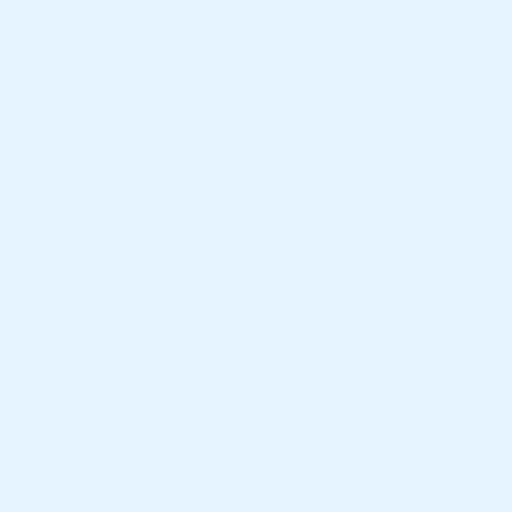
#> input picture fisheye_result.jpg, 512 x 512 px; its folder holds only this picture in this run
$ python prueba_fisheye_circular_interpolation.py
#> lines starting #> are read from the running program, lines starting #| are printed output that depends on the picture
import cv2
import numpy as np
import scipy.interpolate
import logging
from pathlib import Path
from tqdm import tqdm
import concurrent.futures

# Configure logging
logging.basicConfig(level=logging.INFO)
log = logging.getLogger(__name__)

### === HARDCODED CAMERA PARAMETERS === ###
# Intrinsic Camera Matrix (K)
CAM_INTR = np.array([
    [284.509100, 0.000000, 421.896335],
    [0.000000, 282.941856, 398.100316],
    [0.000000, 0.000000, 1.000000]
], dtype=np.float32)

# Distortion Coefficients (D) -> (k1, k2, p1, p2)
DIST_COEFF = np.array([-0.014216, 0.060412, -0.054711, 0.011151], dtype=np.float32)

# Output directory
OUTPUT_DIR = Path("./output")
OUTPUT_DIR.mkdir(parents=True, exist_ok=True)


def interpolate_to_circular(image: np.ndarray) -> np.ndarray:
    """
    Transform the original rectangular image into a circular format using interpolation.

    Args:
        image (numpy.ndarray): Input image.

    Returns:
        numpy.ndarray: Circularly interpolated image.
    """
    h, w = image.shape[:2]
#> h = 512; w = 512
    radius = min(h, w) // 2  # Use the smaller dimension to define the circular radius
#> radius = 256
    center = (w // 2, h // 2)
#> center = (256, 256)

    # Create a circular grid
    ys, xs = np.indices((h, w))
    xs = xs - center[0]
    ys = ys - center[1]
    r = np.sqrt(xs**2 + ys**2)
    theta = np.arctan2(ys, xs)  # Convert to polar coordinates

    # Normalize radius to fit within the circular boundary
    r = (r / np.max(r)) * radius

    # Convert polar coordinates back to cartesian
    x_new = center[0] + r * np.cos(theta)
    y_new = center[1] + r * np.sin(theta)

    # Interpolate values from the original image
    interpolators = [
        scipy.interpolate.RegularGridInterpolator((np.arange(h), np.arange(w)), image[:, :, channel], method="linear",
                                                 bounds_error=False, fill_value=0)
        for channel in range(image.shape[2])
    ]
#> interpolators = 3 items

    # Apply interpolation for each channel
    interpolated_img = np.dstack([interpolator((y_new, x_new)) for interpolator in interpolators])
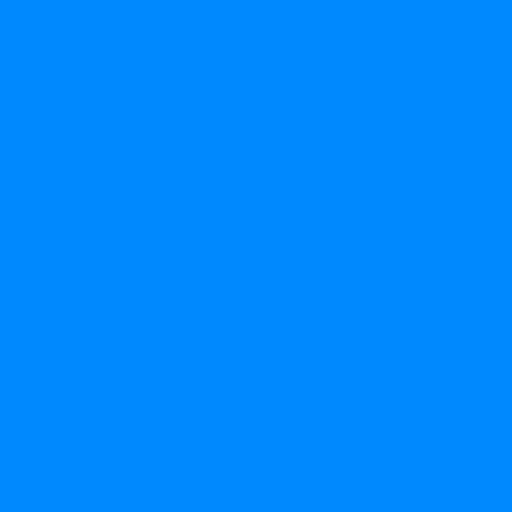
#> interpolated_img: shape (512, 512, 3) float64; mean of channels 0, 1, 2 255, 243, 229; drawn with min black and max white

    # Convert to valid image type
    interpolated_img = np.clip(np.round(interpolated_img), 0, 255).astype(np.uint8)

    return interpolated_img


def distort_image(img: np.ndarray) -> np.ndarray:
    """
    Apply fisheye distortion using hardcoded camera parameters.

    Args:
        img (numpy.ndarray): Input image in BGR format.

    Returns:
        numpy.ndarray: Distorted output image.
    """
    h, w = img.shape[:2]
#> h = 512; w = 512

    # Generate pixel coordinate grid
    xs = np.arange(w)
    ys = np.arange(h)
    xv, yv = np.meshgrid(xs, ys)
    img_pts = np.stack((xv, yv), axis=2).reshape((-1, 1, 2)).astype(np.float32)

    # Compute mapping from undistorted to distorted space
    undistorted_px = cv2.fisheye.undistortPoints(img_pts, CAM_INTR, DIST_COEFF)
    undistorted_px = cv2.convertPointsToHomogeneous(undistorted_px)
    undistorted_px = np.tensordot(undistorted_px, CAM_INTR, axes=(2, 1))
    undistorted_px = cv2.convertPointsFromHomogeneous(undistorted_px).reshape((h, w, 2))

    # Flip coordinates (OpenCV uses height-first format)
    undistorted_px = np.flip(undistorted_px, axis=2)

    # Interpolation (Linear for RGB images)
    interpolators = [scipy.interpolate.RegularGridInterpolator(
        (ys, xs), img[:, :, channel], method="linear", bounds_error=False, fill_value=0
    ) for channel in range(img.shape[2])]
#> interpolators = 3 items

    # Apply interpolation to obtain distorted image
    img_dist = np.dstack([interpolator(undistorted_px) for interpolator in interpolators])
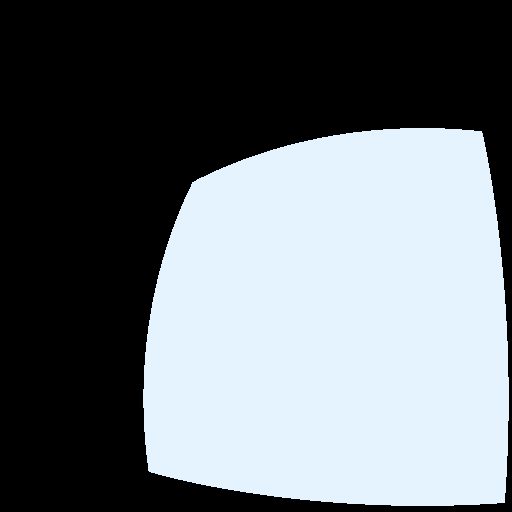
#> img_dist: shape (512, 512, 3) float64; mean of channels 0, 1, 2 118.7, 113.1, 106.6; drawn as B, G, R

    # Convert to valid image type
    img_dist = np.clip(np.round(img_dist), 0, 255).astype(np.uint8)

    return img_dist


def process_image(input_path: Path):
    """
    Process a single image:
      - Convert to circular format using interpolation.
      - Apply fisheye distortion and save.

    Args:
        input_path (Path): Path to the input image.
    """
    log.info(f"Processing: {input_path}")

    # Read input image
    img = cv2.imread(str(input_path), cv2.IMREAD_COLOR)
    if img is None:
        log.error(f"Could not load image: {input_path}")
        return

    # Convert image to circular format using interpolation
    circular_img = interpolate_to_circular(img)

    # Save circular image
    circular_output_path = OUTPUT_DIR / f"{input_path.stem}_circular{input_path.suffix}"
    cv2.imwrite(str(circular_output_path), circular_img)
    log.info(f"Saved circular image: {circular_output_path}")

    # Apply fisheye distortion
    distorted_img = distort_image(circular_img)

    # Save fisheye image
    fisheye_output_path = OUTPUT_DIR / f"{input_path.stem}_fisheye{input_path.suffix}"
    cv2.imwrite(str(fisheye_output_path), distorted_img)
    log.info(f"Saved fisheye image: {fisheye_output_path}")


def main():
    """Main function to process all images in the input directory."""
    input_dir = Path("./")  # Set to the current directory
    input_images = list(input_dir.glob("*.jpg")) + list(input_dir.glob("*.png")) + list(input_dir.glob("*.webp"))

    if not input_images:
        log.error("No images found in the directory!")
        return

    log.info(f"Found {len(input_images)} images to process.")

    # Use multiprocessing to process images faster
    with concurrent.futures.ProcessPoolExecutor() as executor:
        with tqdm(total=len(input_images)) as pbar:
            for _ in executor.map(process_image, input_images):
                pbar.update()


if __name__ == "__main__":
    main()
